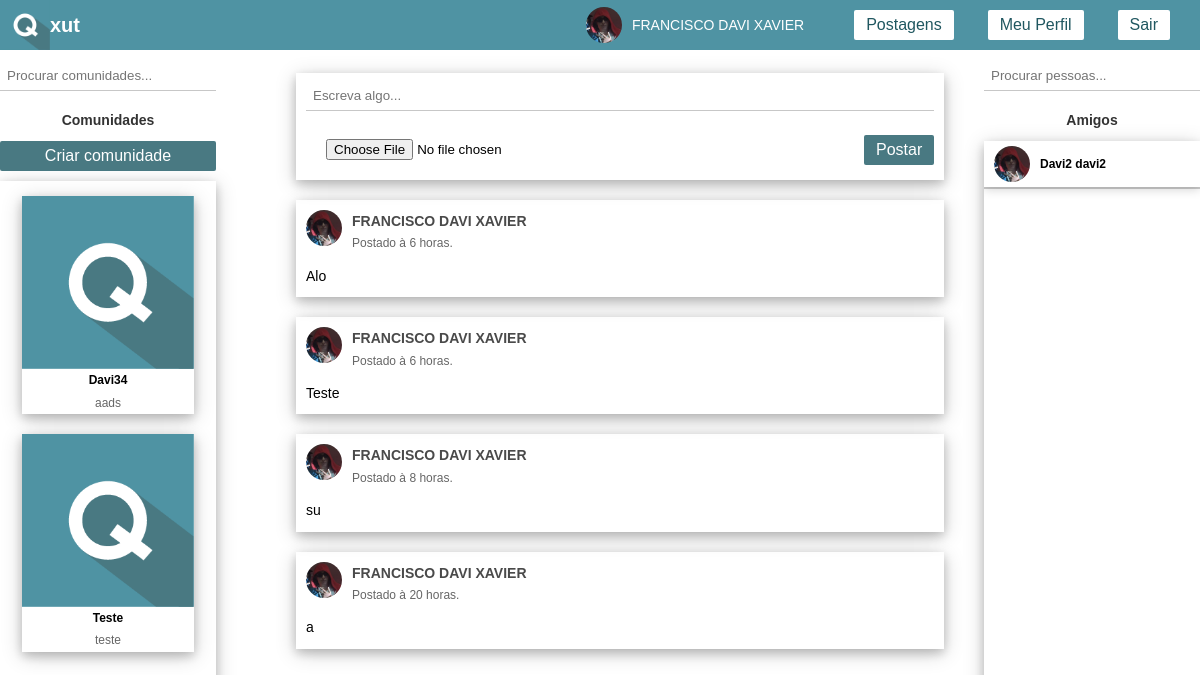
/qxut/ (signed in), run on the app's committed database.
### qxorkut/models.py (models this page shows)
class Comunidade(models.Model):
	nome = models.CharField(max_length = 300, unique=True)
	descricao = models.CharField(max_length = 500)
	foto = models.FileField(upload_to='media/', null=True, blank=True)
	idadmin = models.ForeignKey(Perfil, related_name = "comunidades_admin", on_delete = models.CASCADE)
	comunidade_perfil = models.ForeignKey(Perfil, related_name = "comunidade_perfil", on_delete = models.CASCADE)

class Postagem(models.Model):
	idperfil = models.ForeignKey(Perfil, on_delete = models.CASCADE, related_name = "postagens")
	texto = models.CharField(max_length = 500)
	anexo = models.FileField(upload_to='media/', null=True, blank=True)
	data = models.DateTimeField()

class Perfil(models.Model):
	iduser = models.ForeignKey(get_user_model(), on_delete = models.CASCADE, related_name="perfil")
	nome = models.CharField(max_length = 200)
	sobrenome = models.CharField(max_length = 200)
	foto = models.FileField(upload_to='media/', null=True, blank=True)
	comunidades = models.ManyToManyField('Comunidade', verbose_name = u'Comunidades', through = 'Perfil_Comunidade')
	amigos = models.ManyToManyField('Perfil', verbose_name= u'Amigos', through="Amigo")

### qxorkut/views.py (the view)
# urls.py: path('', views.index, name='index'),
def index(request):
	if not request.user.is_authenticated:
		return HttpResponseRedirect("/qxut/login")
	perfil = request.user.perfil.first()
	comunidades = perfil.comunidades.all()
	amigos = perfil.amigos.all()
	form = PostarForm()
	context = {
		"perfil" : perfil,
		"username" : (perfil.nome + " " + perfil.sobrenome),
		"userimage" : perfil.foto,
		"comunidades" : comunidades,
		"amigos" : amigos,
		"form" : form
	}
	context.update(preparePostsContext(request, perfil))
	return render(request, "main/index.html", context)

### qxorkut/forms.py
class PostarForm(forms.models.ModelForm):
	text = forms.CharField(max_length=500, widget=forms.TextInput(attrs={'id' : 'textoinput', 'placeholder': 'Escreva algo...', "class" : "commentinput"}))
	anexo = forms.FileField(label="Anexo", required=False, widget=forms.FileInput(attrs={"id" : 'postfileinput'}))
	class Meta:
		model = Postagem
		fields = [
			"text",
			"anexo"
		]

### qxorkut/views.py (called while the page is built)
def strfdelta(tdelta, fmt):
    d = {"days": tdelta.days}
    d["hours"], rem = divmod(tdelta.seconds, 3600)
    d["minutes"], d["seconds"] = divmod(rem, 60)
    return fmt.format(**d)

def getTimedeltaString(t):
	strdelta = strfdelta(t, "{days}") + " dias"
	if strdelta == "0 dias":
		strdelta = strfdelta(t, "{hours}") + " horas"
		if strdelta == "0 horas":
			strdelta = strfdelta(t, "{minutes}") + " minutos"
			if strdelta == "0 minutos":
				strdelta = strfdelta(t, "{seconds}") + " segundos"
				return strdelta
			return strdelta
		return strdelta
	return strdelta

def preparePostsContext(request, perfil):
	postagens = perfil.postagens.all()
	for amigo in perfil.amigos.all():
		postagens |= amigo.postagens.all()
	postagens = postagens.order_by('data')
	for postagem in postagens:
		data = postagem.data.replace(tzinfo=pytz.utc)
		now = datetime.now(pytz.utc)
		diff = now - data
		postagem.ago = getTimedeltaString(diff)
		postagem.file_isimg = False
		try:
			if postagem.anexo:
				filetest = Image.open(postagem.anexo.path)
				postagem.file_isimg = True
		except Exception as e:
			postagem.file_isimg = False
	context = {
		'posts' : postagens
	}
	return context

### qxorkut/templates/main/index.html (shortened to what this page needs)
{% extends "main/base.html" %}
{% block currentuser %}
	<div class="currentuser">
		{% if userimage %}
			<div class="userimgdiv" style="background-image: url({{userimage.url}})"></div>
		{% else %}
			<div class="userimgdiv" style="background-image: url(/static/img/defuser.png)"></div>
		{% endif %}
		<label>{{username}}</label>
	</div>
{% endblock %}
{% block left %}
	<div class="pesquisapane">
		<input id="comunidadespesquisa" class="commentinput" type="text" placeholder="Procurar comunidades...">
	</div>
	<div style="display: flex; flex-direction: column; margin-bottom: 10px;">
		<label id="comunidadeslabel" class="amigoslabel">Comunidades</label>
		<button onclick="window.location.href='/qxut/nova_comunidade/'" class="materialbuttondark ripple">Criar comunidade</button>
	</div>
	<div id="communitycontainer" class="friendscontainer">
		{% include "main/comunidades.html" %}
	</div>
{% endblock%}
{% block center %}
	<div class="postmake">
		<form id="postmakeform" action="#" method="POST" action="/qxut/">
			<div style="display: flex; flex-direction: column;">
				<div class="fieldWrapper">
				    {{ form.text }}
		    	</div>
				<div style="flex-basis: 80%; display: flex; flex-direction: row; align-items: center;">
		    		<div class="fieldWrapper">
				        {{ form.anexo }}
		    		</div>
		    		<input id="postmakesender" style="flex-basis: 20%; max-height: 30px; max-width: 70px; margin-left: auto;" class="materialbuttondark ripple" type="submit" value="Postar">
				</div>
			</div>
		</form>
	</div>
	<div id="postscontainer">
		{% include "main/posts.html" %}
	</div>
{% endblock %}
{% block right %}
	<div class="pesquisapane">
		<input id="amigospesquisa" class="commentinput" type="text" placeholder="Procurar pessoas...">
	</div>
	<div style="display: flex;">
		<label id="amigoslabel" class="amigoslabel">Amigos</label>
	</div>
	<div id = "friendscontainer" class="friendscontainer">
		{% include "main/amigos.html" %}
	</div>
{% endblock %}

### qxorkut/templates/main/comunidades.html
{% for comunidade in comunidades %}
	<a href="/qxut/comunidade/{{comunidade.id}}" class="hiddenlink">
		<div class=community-body>
			{% if comunidade.foto %}
				<img class="communityimage" src="{{comunidade.foto.url}}" alt="not found">
			{% else %}
				<img class="communityimage" src="/static/img/defuser.png" alt="not found">
			{% endif %}
			<label class="communityname">{{comunidade.nome}}</label>
			<label class="communitydesc">{{comunidade.descricao}}</label>
		</div>
	</a>
{% endfor %}

### qxorkut/templates/main/posts.html (shortened to what this page needs)
{% for post in posts reversed %}
	<div class="post-body">
		<div style="display: flex; flex-direction: row;">
			{% if post.idperfil.foto %}
				<div class="userimgdiv" style="background-image: url({{post.idperfil.foto.url}})"></div>
			{% else %}
				<div class="userimgdiv" style="background-image: url(/static/img/defuser.png)"></div>
			{% endif %}
			<div style="display: flex; flex-direction: column;">
				<label class="postname">{{post.idperfil.nome}} {{post.idperfil.sobrenome}}</label>
				<label class="posttime"> Postado à {{post.ago}}.</label>
			</div>
		</div>
		<label class="posttext">{{post.texto}}</label>
		{% if post.anexo and post.file_isimg %}
			<img class="postimage" src="{{post.anexo.url}}" alt="not found">
		{% elif post.anexo and not post.file_isimg %}
				{% load filename %}
		{% endif %}
	</div>
{% endfor %}

### qxorkut/templates/main/amigos.html
{% for amigo in amigos %}
	<a href="/qxut/perfil/{{amigo.id}}" class="hiddenlink ripple">
		<div class="friend-body">
			{% if amigo.foto %}
				<div class="userimgdiv" style="background-image: url({{amigo.foto.url}})">
				</div>
			{% else %}
				<div class="userimgdiv" style="background-image: url(static/img/defuser.png)">
				</div>
			{% endif %}
			<label class="username">{{amigo.nome}} {{amigo.sobrenome}}</label>
		</div>
	</a>
{% endfor %}

### static/css/style.css (style rules this page uses)
body { font-size: 14px; font-family: Arial, Helvetica, sans-serif; background-color: white; color: black; line-height: 1.6em; margin: 0; }
input { width: 100%; padding: 12px 20px; margin: 8px 0; box-sizing: border-box; }
a { color: #02c3e6; text-decoration: none; }
.ripple { background-position: center; transition: background 0.8s; }
input[type=file] button, .materialbuttondark { border: none; border-radius: 2px; padding: 6px 12px; font-size: 16px; cursor: pointer; color: white; background-color: #497982; outline: none; }
.pesquisapane { display: flex; flex-direction: row; align-items: center; margin-bottom: 10px; }
.commentinput { border-width: 0px 0px 1px 0px; border-color: #c7c7c7; padding: 7px; }
.friendscontainer { overflow-y: auto; box-shadow: 0 4px 10px 0 rgba(0, 0, 0, 0.2), 0 4px 20px 0 rgba(0, 0, 0, 0.19); width: 100%; height: 100%; }
.friend-body { display: flex; flex-direction: row; align-items: center; box-shadow: 0 2px 0px 0 rgba(0, 0, 0, 0.2), 0 2px 10px 0 rgba(0, 0, 0, 0.19); padding: 5px; padding-left: 10px; }
.friend-body .username { font-weight: bold; font-size: 12px; }
.userimgdiv { background-size: 36px 36px; background-position: 50% 50%; background-repeat: no-repeat; width: 36px; height: 36px; border-radius: 50%; margin-right: 10px; }
.currentuser { display: flex; flex-direction: row; align-items: center; padding-right: 50px; font-size: 14px; }
.hiddenlink { display: block; text-decoration: none; color: black; }
.hiddenlink label { cursor: pointer; }
.amigoslabel { margin-left: auto; margin-right: auto; font-weight: bold; margin-bottom: 10px; color: #333; }
.community-body { margin-left: auto; margin-right: auto; margin-top: 15px; display: flex; flex-direction: column; align-items: center; font-size: 12px; font-weight: bold; box-shadow: 0 4px 10px 0 rgba(0, 0, 0, 0.2), 0 4px 20px 0 rgba(0, 0, 0, 0.19); margin-bottom: 20px; max-width: 80%; }
.community-body .communitydesc { font-weight: normal; color: #666666; }
.community-body .communityimage { max-width: 100%; }
.postmake { box-shadow: 0 4px 10px 0 rgba(0, 0, 0, 0.2), 0 4px 20px 0 rgba(0, 0, 0, 0.19); padding: 10px; padding-bottom: 0; padding-top: 0; display: flex; flex-direction: column; margin-bottom: 20px; }
.post-body { box-shadow: 0 4px 10px 0 rgba(0, 0, 0, 0.2), 0 4px 20px 0 rgba(0, 0, 0, 0.19); padding: 10px; display: flex; flex-direction: column; margin-bottom: 20px; }
.post-body .postname { font-weight: bold; color: #4a4a4a; }
.post-body .posttime { font-size: 12px; color: #666666; }
.post-body .posttext { padding-top: 10px; }

### data on the page
Comunidade: nome "Davi34", descricao "aads"
Comunidade: nome "Teste", descricao "teste"
Postagem: idperfil.foto (picture), idperfil.nome "FRANCISCO DAVI", idperfil.sobrenome "XAVIER", ago "6 horas", texto "Alo"
Postagem: idperfil.foto (picture), idperfil.nome "FRANCISCO DAVI", idperfil.sobrenome "XAVIER", ago "6 horas", texto "Teste"
Postagem: idperfil.foto (picture), idperfil.nome "FRANCISCO DAVI", idperfil.sobrenome "XAVIER", ago "8 horas", texto "su"
Postagem: idperfil.foto (picture), idperfil.nome "FRANCISCO DAVI", idperfil.sobrenome "XAVIER", ago "20 horas", texto "a"
Perfil: foto (picture), nome "Davi2", sobrenome "davi2"

### other printed values
{{ username }} "FRANCISCO DAVI XAVIER"
